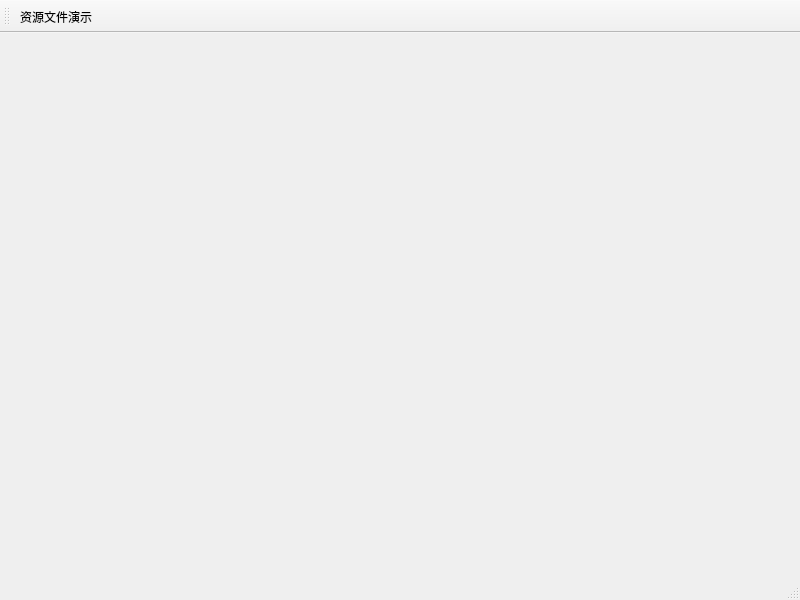
<?xml version="1.0" encoding="UTF-8"?>
<ui version="4.0">
 <class>MainWindow</class>
 <widget class="QMainWindow" name="MainWindow">
  <property name="geometry">
   <rect>
    <x>0</x>
    <y>0</y>
    <width>800</width>
    <height>600</height>
   </rect>
  </property>
  <property name="windowTitle">
   <string>MainWindow</string>
  </property>
  <widget class="QWidget" name="centralwidget"/>
  <widget class="QMenuBar" name="menubar">
   <property name="geometry">
    <rect>
     <x>0</x>
     <y>0</y>
     <width>800</width>
     <height>26</height>
    </rect>
   </property>
  </widget>
  <widget class="QStatusBar" name="statusbar"/>
  <widget class="QToolBar" name="toolBar">
   <property name="windowTitle">
    <string>toolBar</string>
   </property>
   <attribute name="toolBarArea">
    <enum>TopToolBarArea</enum>
   </attribute>
   <attribute name="toolBarBreak">
    <bool>false</bool>
   </attribute>
   <addaction name="action"/>
  </widget>
  <action name="action">
   <property name="icon">
    <iconset resource="res.qrc">
     <normaloff>:/img/_63d083bc-b7cf-4ebc-949a-8a25cefb8002.jfif</normaloff>:/img/_63d083bc-b7cf-4ebc-949a-8a25cefb8002.jfif</iconset>
   </property>
   <property name="text">
    <string>资源文件演示</string>
   </property>
  </action>
 </widget>
 <resources>
  <include location="res.qrc"/>
 </resources>
 <connections/>
</ui>
